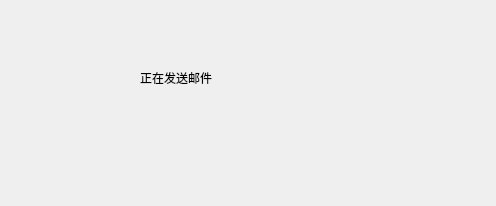
<?xml version="1.0" encoding="UTF-8"?>
<ui version="4.0">
 <class>Dialog</class>
 <widget class="QDialog" name="Dialog">
  <property name="geometry">
   <rect>
    <x>0</x>
    <y>0</y>
    <width>496</width>
    <height>206</height>
   </rect>
  </property>
  <property name="windowTitle">
   <string>Dialog</string>
  </property>
  <property name="windowIcon">
   <iconset>
    <normaloff>logo.png</normaloff>logo.png</iconset>
  </property>
  <widget class="QLabel" name="gifLabel">
   <property name="geometry">
    <rect>
     <x>30</x>
     <y>80</y>
     <width>91</width>
     <height>61</height>
    </rect>
   </property>
   <property name="text">
    <string/>
   </property>
  </widget>
  <widget class="QLabel" name="txtLabel">
   <property name="geometry">
    <rect>
     <x>140</x>
     <y>70</y>
     <width>241</width>
     <height>16</height>
    </rect>
   </property>
   <property name="text">
    <string>正在发送邮件</string>
   </property>
  </widget>
  <widget class="QWidget" name="widget" native="true">
   <property name="geometry">
    <rect>
     <x>0</x>
     <y>160</y>
     <width>551</width>
     <height>41</height>
    </rect>
   </property>
   <widget class="QLabel" name="userLabel">
    <property name="geometry">
     <rect>
      <x>30</x>
      <y>0</y>
      <width>381</width>
      <height>31</height>
     </rect>
    </property>
    <property name="text">
     <string/>
    </property>
   </widget>
  </widget>
  <widget class="QLabel" name="processlabel">
   <property name="geometry">
    <rect>
     <x>130</x>
     <y>110</y>
     <width>321</width>
     <height>21</height>
    </rect>
   </property>
   <property name="text">
    <string/>
   </property>
  </widget>
 </widget>
 <resources/>
 <connections/>
</ui>
